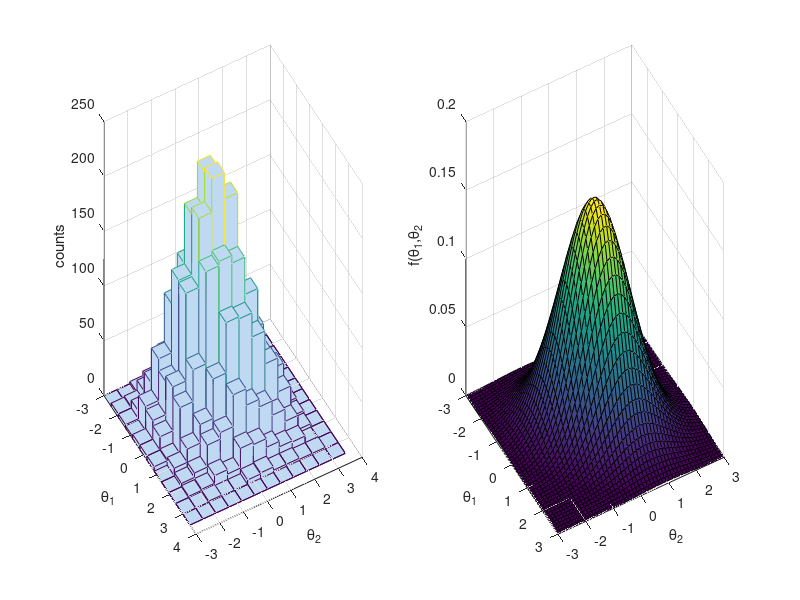

Write MATLAB code to recreate this figure.
## Chapter 2. Metropolis procedure to sample from Bivariate Normal
# Component-wise updating. Use a normal proposal distribution

## Parameters of the bivariate normal
mu = [ 0 0 ];
sigma = [  1  0.3; ...
	  0.3   1 ];

## Initialise the Metropolis sampler
T = 5000; # Number of samples
propsigma = 1; # Std Dev of proposal distribution
thetamin = [ -3 -3 ] # Define minimum for theta1 and theta2
thetamax = [  3  3 ] # Define maximum for theta1 and theta2
seed=1; rand('state', seed); randn('state', seed);
state = zeros (2, T); # Init storage space for the state of the sampler
theta1 = unifrnd (thetamin(1), thetamax(1)); # start value for theta1
theta2 = unifrnd (thetamin(2), thetamax(2)); # start value for theta2
t = 1; # initialise iteration at 1

state(1,t) = theta1; # save the current state
state(2,t) = theta2;

## Start Sampling
while t < T # Iterate until we have T samples
  t = t + 1;

  ## Propose a new value for Theta1
  new_theta1 = normrnd (theta1, propsigma);
  pratio = mvnpdf ( [ new_theta1 theta2 ], mu, sigma) / ...
      mvnpdf ( [ theta1 theta2 ], mu, sigma);
  alpha = min ( [ 1 pratio ] ); # calculate the acceptance ratio
  u = rand; # uniform deviate from ( 0 1 )
  if u < alpha # do we accept this proposal?
    theta1 = new_theta1; # proposal becomes the new value for theta1
  end

  ## Propose a new value for Theta2
  new_theta2 = normrnd (theta2, propsigma);
  pratio = mvnpdf ( [ theta1 new_theta2 ], mu, sigma) / ...
      mvnpdf ( [ theta1 theta2 ], mu, sigma);
  alpha = min ( [ 1 pratio ] ); # calculate the acceptance ratio
  u = rand; # uniform deviate from ( 0 1 )
  if u < alpha # do we accept this proposal?
    theta2 = new_theta2; # proposal becomes the new value for theta1
  end

  # save state
  state(1,t) = theta1;
  state(2,t) = theta2;
end

## Display histogram of our samples
figure (1); clf;
subplot (1,2,1);
nbins = 12;
thetabins1 = linspace (thetamin(1), thetamax(1), nbins);
thetabins2 = linspace (thetamin(2), thetamax(2), nbins);
hist3(transpose(state), 'Edges', {thetabins1 thetabins2});
xlabel ('\theta_1'); ylabel ('\theta_2'); zlabel ('counts')
az = 61, e1 = 30;
view (az, e1);

# Plot the theoretical density
subplot (1,2,2);
nbins = 50;
thetabins1 = linspace (thetamin(1), thetamax(1), nbins);
thetabins2 = linspace (thetamin(2), thetamax(2), nbins);
[theta1grid, theta2grid] = meshgrid (thetabins1, thetabins2);
zgrid=mvnpdf ( [theta1grid(:), theta2grid(:)], mu, sigma);
zgrid=reshape (zgrid, nbins, nbins);
surf (theta1grid, theta2grid, zgrid);
xlabel ('\theta_1'); ylabel ('\theta_2'); zlabel ('f(\theta_1,\theta_2')
view (az, e1);
xlim([thetamin(1), thetamax(1)]); ylim([thetamin(2), thetamax(2)]);